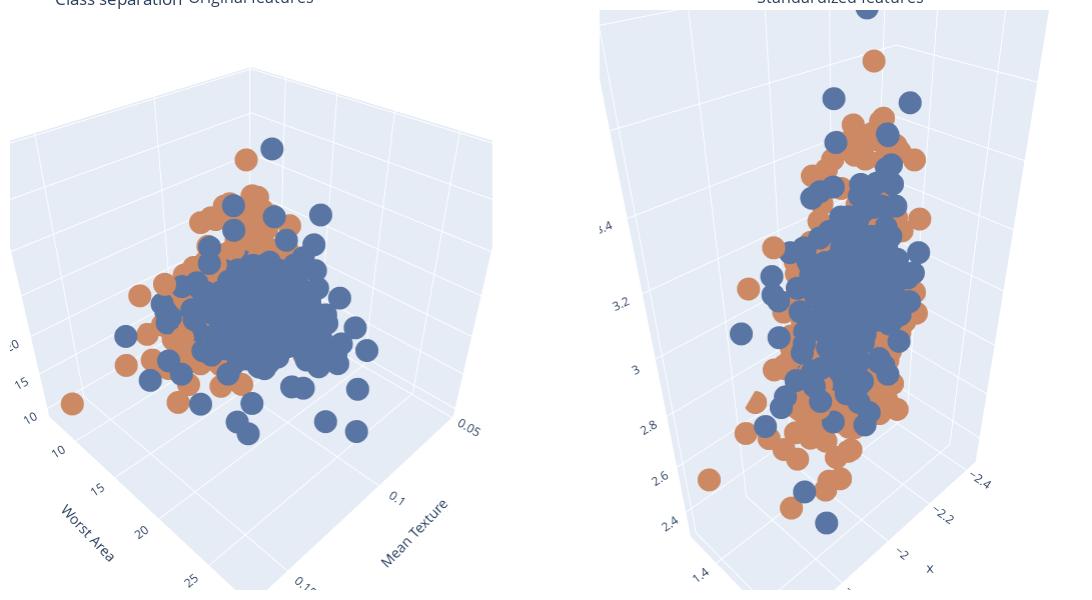

Source (notebook cell):
### Code cell
import plotly.graph_objects as go
from IPython.display import display
from plotly.subplots import make_subplots
from ipywidgets import interact, interact_manual

@interact
def viz_cluster_separation(
    feature1=[pair[0] +'_'+ pair[1] for pair in cluster[1]],
    feature2=[pair[0] +'_'+ pair[1] for pair in cluster[2]],
    feature3=[pair[0] +'_'+ pair[1] for pair in cluster[3]]
):
    '''
    '''
    labels = eda.data[('label', '')]
    feature1 = tuple(feature1.split('_', 1))
    feature2 = tuple(feature2.split('_', 1))
    feature3 = tuple(feature3.split('_', 1))

    fig =\
        make_subplots(
            rows=1, cols=2,
            specs=[
                [{'is_3d': True}, {'is_3d': True}]
            ],
            print_grid=False,
            subplot_titles=('Original features', 'Standardized features')
        )

    x = eda.data[feature1]
    y = eda.data[feature2]
    z = eda.data[feature3]

    fig.add_trace(
        go.Scatter3d(
            x=x,
            y=y,
            z=z,
            mode='markers',
            showlegend=False,
            
            marker=dict(
                size=8,
                color=labels,
                colorscale=['#CC8963', '#5875A4'],
                opacity=1.0
            )
        ),
        row=1, col=1
    )

    x = transformed[feature1]
    y = transformed[feature2]
    z = transformed[feature3]

    fig.add_trace(
        go.Scatter3d(
            x=x,
            y=y,
            z=z,
            mode='markers',
            showlegend=False,
            marker=dict(
                size=8,
                color=labels,
                colorscale=['#CC8963', '#5875A4'],
                opacity=1.0
            )
        ),
        row=1, col=2
    )

    fig.update_layout(
        width=1200,
        height=600,
        margin=dict(r=10, l=10, b=10, t=10),
        title_text='Class separation',
        scene = dict(
            xaxis_title='Mean Texture',
            yaxis_title='Worst Area',
            zaxis_title='Worst Smoothness'
        )
    )

    fig.show()

### Figure 1 — Plotly figure (JSON) as saved in the notebook; plotly's stock layout.template omitted (floating-point values rounded to 4 significant figures; data arrays with more than 128 entries replaced by an {"elided": "..."} marker saying what was removed)
{"data": [{"marker": {"color": {"elided": "569 int values"}, "colorscale": [[0, "#CC8963"], [1, "#5875A4"]], "opacity": 1, "size": 8}, "mode": "markers", "scene": "scene", "showlegend": false, "type": "scatter3d", "x": {"elided": "569 float values"}, "y": {"elided": "569 float values"}, "z": {"elided": "569 float values"}}, {"marker": {"color": {"elided": "569 int values"}, "colorscale": [[0, "#CC8963"], [1, "#5875A4"]], "opacity": 1, "size": 8}, "mode": "markers", "scene": "scene2", "showlegend": false, "type": "scatter3d", "x": {"elided": "569 float values"}, "y": {"elided": "569 float values"}, "z": {"elided": "569 float values"}}], "layout": {"annotations": [{"font": {"size": 16}, "showarrow": false, "text": "Original features", "x": 0.225, "xanchor": "center", "xref": "paper", "y": 1, "yanchor": "bottom", "yref": "paper"}, {"font": {"size": 16}, "showarrow": false, "text": "Standardized features", "x": 0.775, "xanchor": "center", "xref": "paper", "y": 1, "yanchor": "bottom", "yref": "paper"}], "height": 600, "margin": {"b": 10, "l": 10, "r": 10, "t": 10}, "scene": {"domain": {"x": [0, 0.45], "y": [0, 1]}, "xaxis": {"title": {"text": "Mean Texture"}}, "yaxis": {"title": {"text": "Worst Area"}}, "zaxis": {"title": {"text": "Worst Smoothness"}}}, "scene2": {"domain": {"x": [0.55, 1], "y": [0, 1]}}, "title": {"text": "Class separation"}, "width": 1200}}
